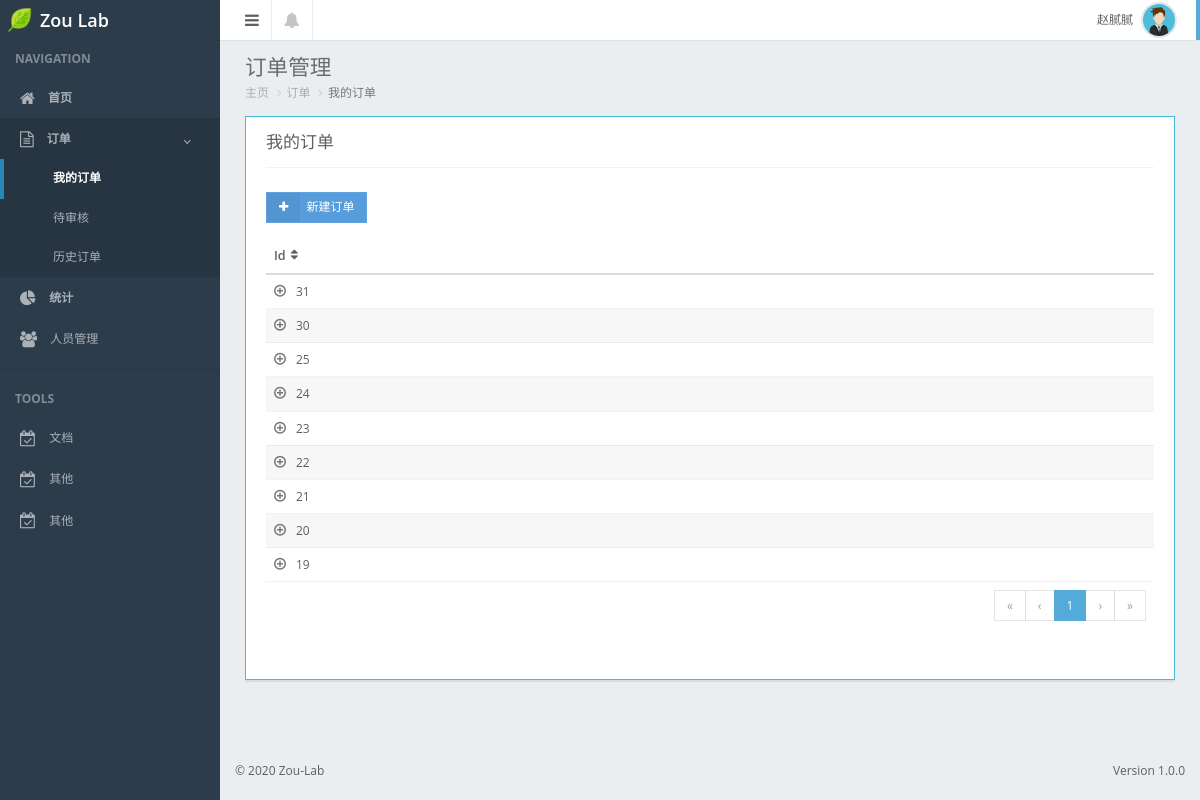
The app's page /order/myorder/ (signed in), older data.
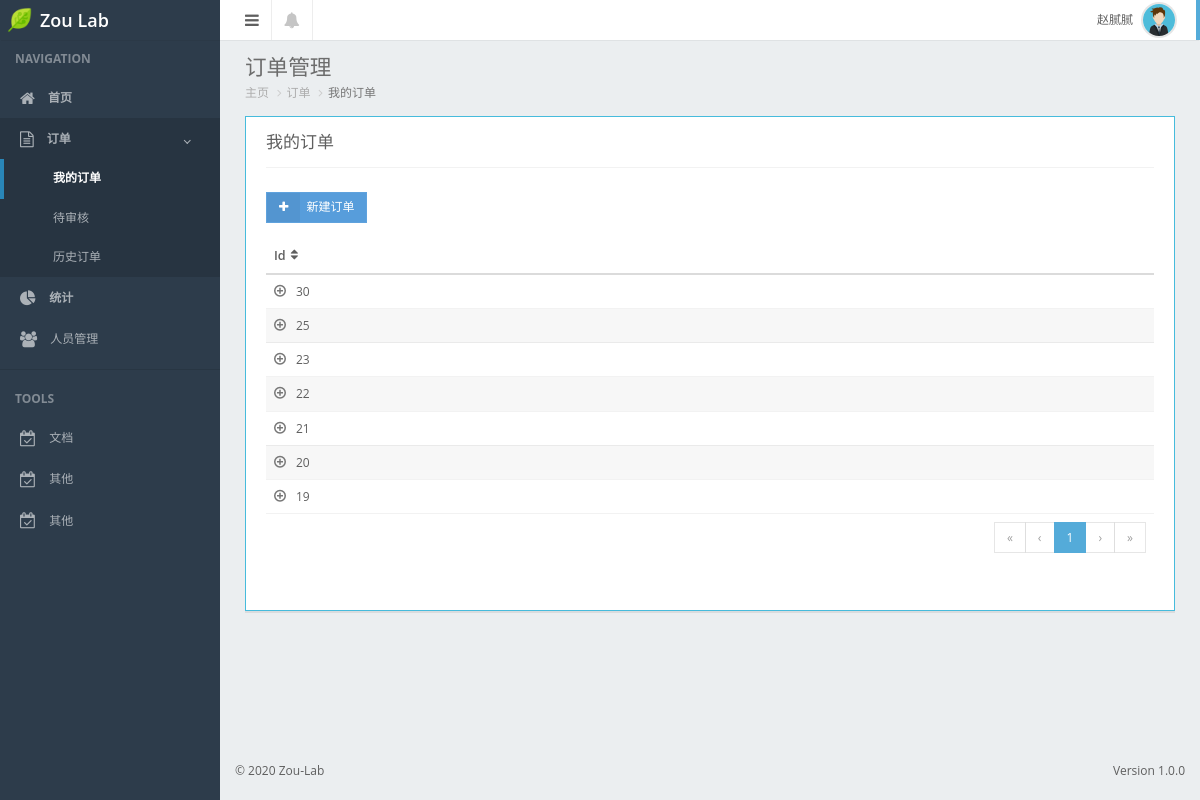
The same page, newer data.
### web/models.py (models this page shows, shortened)
class Order(models.Model):
    objects = models.Manager()
    order_type_choices = (
        (0, "试剂购买"),
        (1, "引物合成"),
        (2, "测序"),
        (3, "其他"),
    )
    order_type = models.SmallIntegerField(choices=order_type_choices, default=0)
    company = models.CharField(max_length=64, blank=True, null=True)
    unit_price = models.DecimalField(max_digits=8, decimal_places=2)
    count = models.IntegerField()
    total_price = models.DecimalField(max_digits=8, decimal_places=2)
    create_date = models.DateTimeField(auto_now_add=True, verbose_name="创建日期")
    checked_date = models.DateTimeField(verbose_name="批准日期", blank=True, null=True)
    status_choices = (
        (0, "未提交"),
        (1, "待审核"),
        (2, "审核未通过"),
        (3, "已批准"),
    )
    status = models.SmallIntegerField(choices=status_choices, verbose_name="订单状态")
    user = models.ForeignKey("UserProfile", on_delete=models.SET_NULL, null=True)
    memo = models.TextField(verbose_name="备注", blank=True, null=True)
    detail = models.ForeignKey("GoodsDetail", on_delete=models.SET_NULL, null=True)
    bill_received = models.BooleanField(default=False)
    review = models.CharField(max_length=128, blank=True, null=True)
    class Meta:
        verbose_name = "订单"
        verbose_name_plural = "订单"

### web/views.py (the view)
# urls.py: path("order/myorder/", views.myorder),
@login_required
def myorder(request):
    cur_user_id = request.user.id
    cur_orders = models.Order.objects.filter(user_id=cur_user_id).order_by("create_date").reverse()
    order_type = "personal"
    return render(request, "web/orders.html", {"my_orders": cur_orders, "order_type": order_type})

### web/models.py (called while the page is built)
    def __str__(self):
        return "%s %s" % (self.name, self.brand)

### web/templatetags/tags.py (called while the page is built)
@register.simple_tag
def get_order_status(order_obj):
    html = '''
        <td><a href="{order_id}"><span class="label label-table {button}">{text}</span></a></td>
    '''
    status_dict = {
        0: ["未提交", "label-default"],
        1: ["待审核", "label-warning"],
        2: ["审核未通过", "label-danger"],
        3: ["已批准", "label-success"],
    }
    status = order_obj.status
    res = html.format(button=status_dict[status][1], text=status_dict[status][0], order_id=order_obj.id)
    return mark_safe(res)

@register.simple_tag
def get_create_date(order_obj):
    html = "<td><a href='{order_id}'>{time}</a></td>"
    create_date = order_obj.create_date
    time_toshow = create_date.strftime("%Y-%m-%d  %I:%M %p")
    res = html.format(time=time_toshow, order_id=order_obj.id)
    return mark_safe(res)

### templates/web/orders.html (shortened to what this page needs)
{% extends "web/index.html" %}
{% load tags %}
{% block content %}
<div class="" id="content-container">
    <div id="page-title">
        <h1 class="page-header text-overflow">订单管理</h1>
    </div>
    <ol class="breadcrumb">
        <li><a href="/">主页</a></li>
        <li><a href="#">订单</a></li>
        {% if order_type == "personal" %}
            <li class="active">我的订单</li>
        {% elif order_type == "unchecked" %}
            <li class="active">订单审核</li>
        {% elif order_type == "history" %}
            <li class="active">历史订单</li>
        {% endif %}
    </ol>
    <div id="page-content">
        <div class="panel panel-bordered-info">
            <div class="panel-heading">
            {% if order_type == "personal" %}
                <h3 class="panel-title">我的订单</h3>
            {% elif order_type == "unchecked" %}
                <h3 class="panel-title">订单审核</h3>
            {% elif order_type == "history" %}
                <h3 class="panel-title">历史订单</h3>
            {% endif %}
            </div>
            {% if order_type == "personal" %}
                {% include "web/my_orders_list.html" %}
            {% else %}
                {% include "web/unchecked_list.html" %}
            {% endif %}
        </div>
    </div>
</div>
{% endblock %}
{% block css %}
<link href="/static/plugins/fooTable/css/footable.core.css" rel="stylesheet">
{% endblock %}

### templates/web/my_orders_list.html (shortened to what this page needs)
{% load tags %}
<div class="panel-body">
    <div class="row">
        <div class="col-sm-6 text-xs-center">
            <div class="form-group">
                <a id="demo-btn-addrow" class="btn btn-primary btn-labeled fa fa-plus" href="create/">新建订单</a>
            </div>
        </div>
        <div class="col-sm-6 text-xs-center text-right">
        </div>
    </div>
    <table id="foo-filtering" class="table table-hover toggle-circle order-list" data-page-size="10">
        <thead>
            <tr>
                <th>Id</th>
            </tr>
        </thead>
        <tbody>
            {% for item in my_orders %}
            <tr class="footable-even" style="display: table-row;">
                <td><a href="{{ item.id }}">{{ item.id }}</a></td>
            </tr>
            {% endfor %}
        </tbody>
        <tfoot>
            <tr>
                <td colspan="7">
                    <div class="text-right">
                        <ul class="pagination"></ul>
                    </div>
                </td>
            </tr>
        </tfoot>
    </table>
</div>

Row changes from the older to the newer data that the page shows:
no longer on this page (row edited): Order: id "31"
no longer on this page (row edited): Order: id "24"
